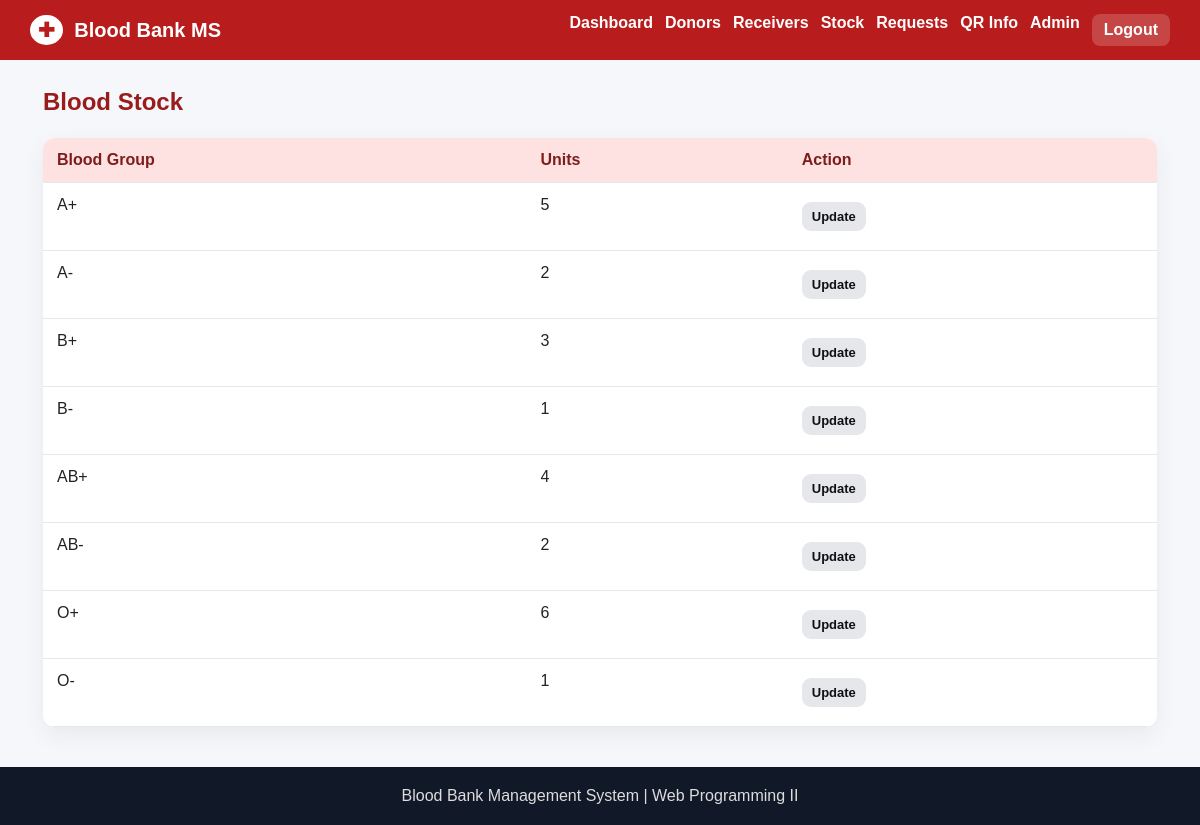
The app's page /stock/stock.php (signed in) with its own data.
### tables this page shows
CREATE TABLE blood_stock (
    id INT AUTO_INCREMENT PRIMARY KEY,
    blood_group VARCHAR(10) NOT NULL UNIQUE,
    units INT NOT NULL DEFAULT 0,
    CONSTRAINT chk_stock_units CHECK (units >= 0)
);

### includes/functions.php (called while the page is built, shortened)
<?php
function e($value) {
    return htmlspecialchars((string)$value, ENT_QUOTES, 'UTF-8');
}
?>

### stock/stock.php (the view, shortened to what this page needs)
<?php
require_once '../includes/db.php';
require_once '../includes/header.php';
$rows = mysqli_query($conn, "SELECT * FROM blood_stock ORDER BY FIELD(blood_group, 'A+', 'A-', 'B+', 'B-', 'AB+', 'AB-', 'O+', 'O-')");
?>
<h2 class="page-title">Blood Stock</h2>
<table>
    <tr>
        <th>Blood Group</th>
        <th>Units</th>
        <th>Action</th>
    </tr>
    <?php if ($rows) {
        while ($row = mysqli_fetch_assoc($rows)) { ?>
            <tr>
                <td><?php echo e($row['blood_group']); ?></td>
                <td><?php echo e($row['units']); ?></td>
                <td><a class="btn small-btn" href="<?php echo BASE_URL; ?>stock/update_stock.php?id=<?php echo e($row['id']); ?>">Update</a></td>
            </tr>
        <?php }
    } else { ?>
        <tr>
            <td colspan="3">Could not load stock.</td>
        </tr>
    <?php } ?>
</table>
<?php require_once '../includes/footer.php'; ?>

### css/style.css (style rules this page uses)
* { box-sizing: border-box }
body { margin: 0; font-family: Arial, Helvetica, sans-serif; background: #f5f7fb; color: #222 }
.page-title { margin: 0 0 22px; color: #991b1b }
table { width: 100%; border-collapse: collapse; background: #fff; border-radius: 12px; overflow: hidden; box-shadow: 0 8px 24px rgba(0, 0, 0, .06) }
th, td { padding: 13px 14px; border-bottom: 1px solid #e5e7eb; text-align: left; vertical-align: top }
th { background: #fee2e2; color: #7f1d1d }
.btn { display: inline-block; border: 0; background: #e5e7eb; color: #111; padding: 10px 14px; border-radius: 9px; text-decoration: none; font-weight: 700; cursor: pointer; margin: 6px 4px 6px 0 }
.small-btn { padding: 7px 10px; font-size: 13px }

### records on screen
blood_stock: blood_group "A+", units "5"
blood_stock: blood_group "A-", units "2"
blood_stock: blood_group "B+", units "3"
blood_stock: blood_group "B-", units "1"
blood_stock: blood_group "AB+", units "4"
blood_stock: blood_group "AB-", units "2"
blood_stock: blood_group "O+", units "6"
blood_stock: blood_group "O-", units "1"
